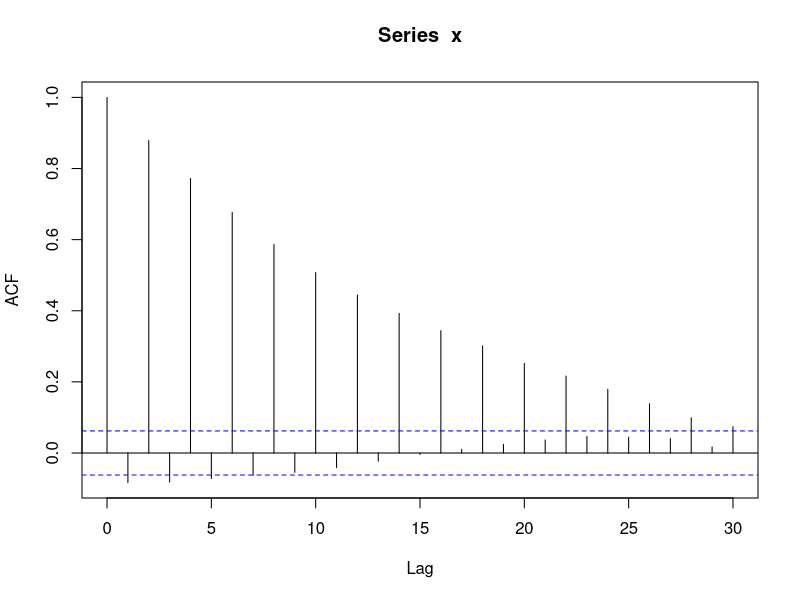
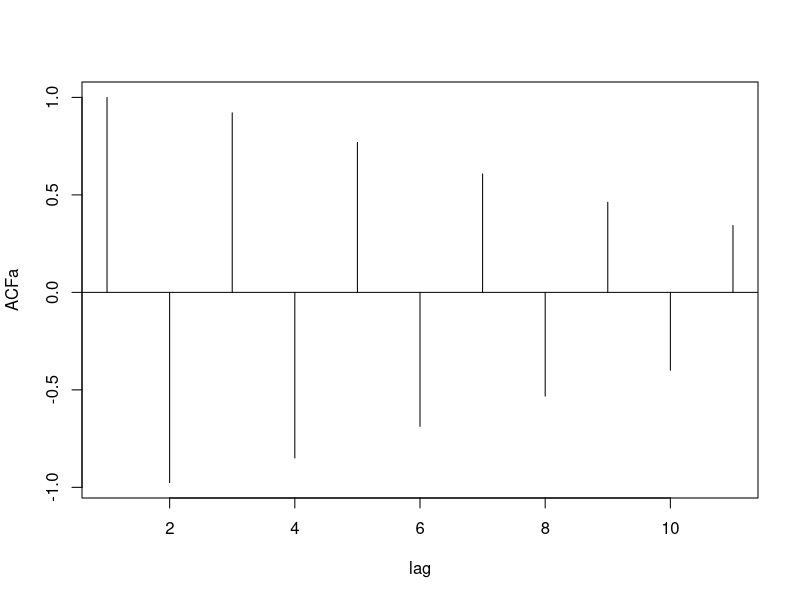
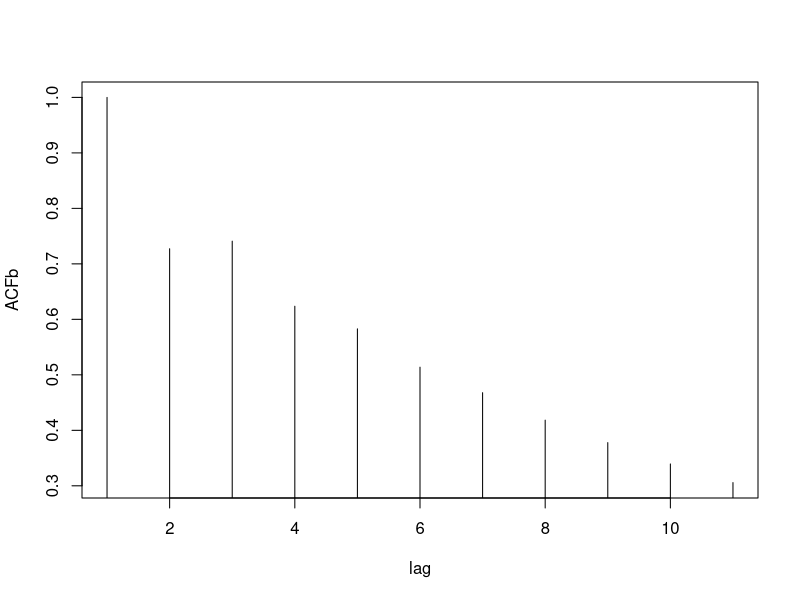
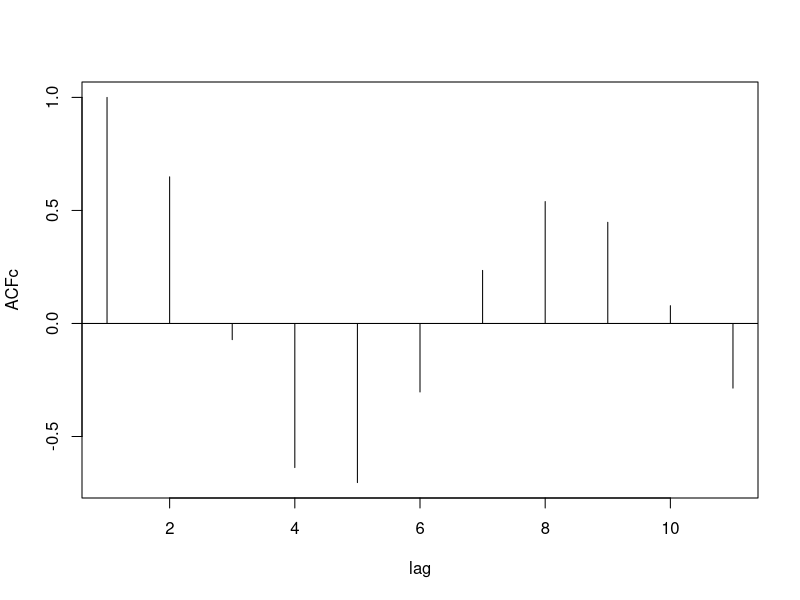

Recreate these plots in R, in order.
## ---- chunk 1
n = 1000
x = rep(0, n)
w = rnorm(n)
x[1] = 0
x[2] = 0
for( i in 3:n){
  x[i] = .9*x[i-2] + w[i]
}
acf(x)
## ---- chunk 2
ACFa = ARMAacf(ar=c(-1.6,-.64), ma=0, 10)
plot(ACFa, type="h", xlab="lag")
abline(h = 0)
## ---- chunk 3
ACFb = ARMAacf(ar=c(.4,.45), ma=0, 10)
plot(ACFb, type="h", xlab="lag")
abline(h = 0)
## ---- chunk 4
ACFc = ARMAacf(ar=c(1.2,-.85), ma=0, 10)
plot(ACFc, type="h", xlab="lag")
abline(h = 0)
